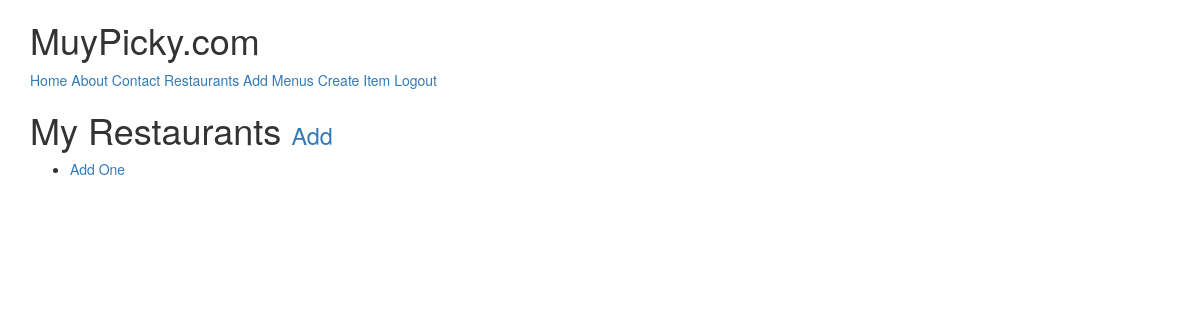
/restaurants/ (signed in), run on an earlier commit of the app's database.
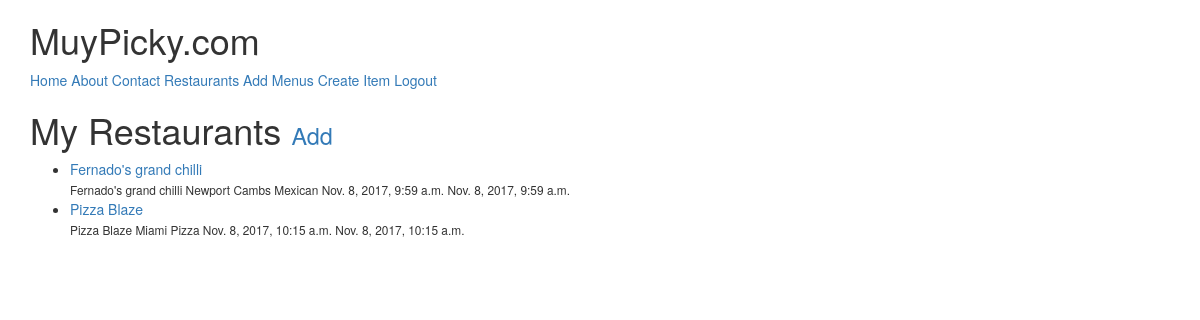
And on a later commit of the database.
### restaurants/models.py (models this page shows, shortened)
class RestaurantLocation(models.Model):
    owner           = models.ForeignKey(User)
    name            = models.CharField(max_length=120)
    location        = models.CharField(max_length=120, null=True, blank=True)
    category        = models.CharField(max_length=120, null=True, blank=True) #, validators=[validate_categories]
    timestamp       = models.DateTimeField(auto_now_add=True) # When first added
    updated         = models.DateTimeField(auto_now=True) # Last updated
    slug            = models.SlugField(blank=True, null=True)
    objects = RestaurantLocationManager() # add Model.objects.all()
    def __str__(self):
        return self.name
    def get_absolute_url(self):
        return reverse('restaurants:detail', kwargs={'slug': self.slug})

### restaurants/views.py (the view)
class RestaurantListView(LoginRequiredMixin, ListView):
    def get_queryset(self):
        return RestaurantLocation.objects.filter(owner=self.request.user)

### restaurants/models.py (called while the page is built)
    def get_queryset(self):
        return RestaurantLocationQuerySet(self.model, using=self._db)

### restaurants/templates/restaurants/restaurantlocation_list.html (shortened to what this page needs)
{% extends "base.html" %}
{% block content %}
<h1>My Restaurants <small><a href='{% url "restaurants:create" %}'>Add</a></small></h1>
    <ul>
    {% for obj in object_list %}
        <li>
            <a href="{{ obj.get_absolute_url }}"> {{ obj }} </a><br/>
            <small>{{ obj.name }} {{ obj.location }} {{ obj.category }} {{ obj.timestamp }} {{ obj.updated }}</small>
        </li>
        {% empty %}
        <li><a href='{% url "restaurants:create" %}'>Add One</a></li>
    {% endfor %}
    </ul>
{% endblock %}

### templates/base.html (shortened to what this page needs)
<!DOCTYPE html>
<html lang="en">
<head>
    {% include 'snippets/css.html' %}
</head>
<body>
<div class="container">
    <h1>MuyPicky.com</h1>
    {% include 'snippets/nav.html' %}
    {% block content %}{% endblock content %}
</div>
</body>
</html>

### templates/snippets/css.html (shortened to what this page needs)
<link rel="stylesheet" href="https://maxcdn.bootstrapcdn.com/bootstrap/3.3.7/css/bootstrap.min.css">
<link rel="stylesheet" href="https://maxcdn.bootstrapcdn.com/bootstrap/3.3.7/css/bootstrap-theme.min.css">

### templates/snippets/nav.html
<div class="">
    <a href="{% url 'home' %}">Home</a>
    <a href="{% url 'about' %}">About</a>
    <a href="{% url 'contact' %}">Contact</a>
    {% if request.user.is_authenticated %}
        <a href="{% url 'restaurants:list' %}">Restaurants</a>
        <a href="{% url 'restaurants:create' %}">Add</a>
        <a href="{% url 'menus:list' %}">Menus</a>
        <a href="{% url 'menus:create' %}">Create Item</a>
        <a href="{% url 'logout' %}">Logout</a>
    {% else %}
        <a href="{% url 'login' %}">Login</a>
        <a href="{% url 'register' %}">Register</a>
    {% endif %}
</div>

What changed in the data, as far as the page shows it:
added RestaurantLocation: name "Fernado's grand chilli", location "Newport Cambs", category "Mexican", timestamp "Nov. 8, 2017, 9:59 a.m.", updated "Nov. 8, 2017, 9:59 a.m."
added RestaurantLocation: name "Pizza Blaze", location "Miami", category "Pizza", timestamp "Nov. 8, 2017, 10:15 a.m.", updated "Nov. 8, 2017, 10:15 a.m."
Also different on the page:
text no longer shown: "Add One"
